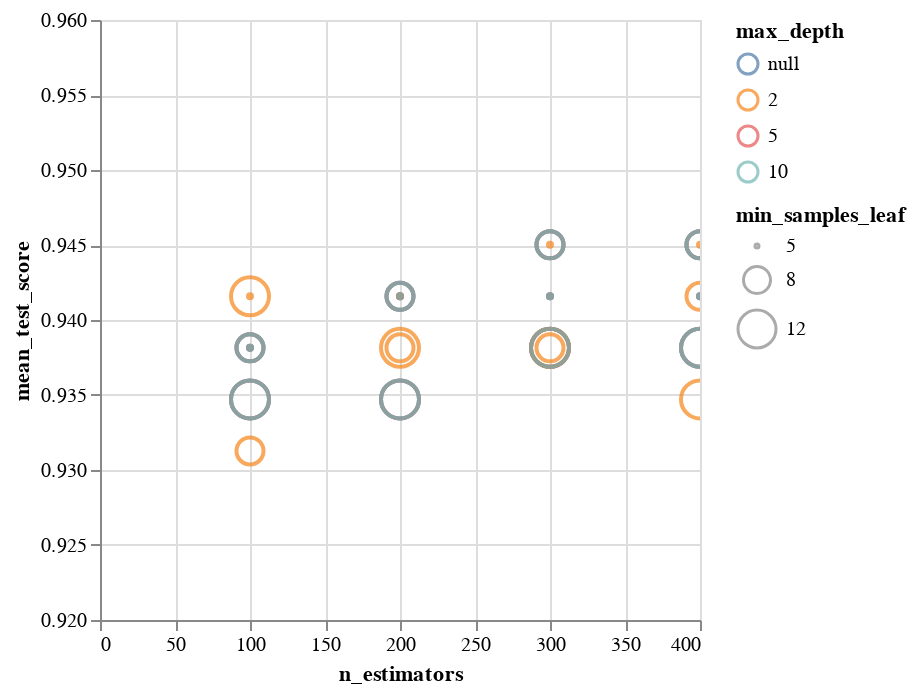

The cell this chart's notebook holds for it:
### Code cell
scoresdf = pd.DataFrame(RndF_.cv_results_['params'])
scoresdf['mean_test_score'] = RndF_.cv_results_['mean_test_score']

alt.Chart(scoresdf).mark_point().encode(
    alt.Y('mean_test_score', scale=alt.Scale(domain=[0.92, 0.96])),
    alt.X('n_estimators'),
    alt.Color('max_depth:N'),
    alt.Size('min_samples_leaf:O'),
    tooltip = ['mean_test_score']
).interactive()

### Figure 1 — Vega-Lite specification as saved in the notebook (floating-point values rounded to 4 significant figures)
{"config": {"view": {"continuousWidth": 300, "continuousHeight": 300}}, "data": {"name": "data-22ad66e309bd0e476b8089c55602866c"}, "mark": {"type": "point"}, "encoding": {"color": {"field": "max_depth", "type": "nominal"}, "size": {"field": "min_samples_leaf", "type": "ordinal"}, "tooltip": [{"field": "mean_test_score", "type": "quantitative"}], "x": {"field": "n_estimators", "type": "quantitative"}, "y": {"field": "mean_test_score", "scale": {"domain": [0.92, 0.96]}, "type": "quantitative"}}, "params": [{"name": "param_101", "select": {"type": "interval", "encodings": ["x", "y"]}, "bind": "scales"}], "$schema": "https://vega.github.io/schema/vega-lite/v5.17.0.json", "datasets": {"data-22ad66e309bd0e476b8089c55602866c": [{"max_depth": null, "min_samples_leaf": 5, "n_estimators": 100, "random_state": 50, "mean_test_score": 0.9381}, {"max_depth": null, "min_samples_leaf": 5, "n_estimators": 200, "random_state": 50, "mean_test_score": 0.9416}, {"max_depth": null, "min_samples_leaf": 5, "n_estimators": 300, "random_state": 50, "mean_test_score": 0.9416}, {"max_depth": null, "min_samples_leaf": 5, "n_estimators": 400, "random_state": 50, "mean_test_score": 0.9416}, {"max_depth": null, "min_samples_leaf": 8, "n_estimators": 100, "random_state": 50, "mean_test_score": 0.9381}, {"max_depth": null, "min_samples_leaf": 8, "n_estimators": 200, "random_state": 50, "mean_test_score": 0.9416}, {"max_depth": null, "min_samples_leaf": 8, "n_estimators": 300, "random_state": 50, "mean_test_score": 0.945}, {"max_depth": null, "min_samples_leaf": 8, "n_estimators": 400, "random_state": 50, "mean_test_score": 0.945}, {"max_depth": null, "min_samples_leaf": 12, "n_estimators": 100, "random_state": 50, "mean_test_score": 0.9347}, {"max_depth": null, "min_samples_leaf": 12, "n_estimators": 200, "random_state": 50, "mean_test_score": 0.9347}, {"max_depth": null, "min_samples_leaf": 12, "n_estimators": 300, "random_state": 50, "mean_test_score": 0.9381}, {"max_depth": null, "min_samples_leaf": 12, "n_estimators": 400, "random_state": 50, "mean_test_score": 0.9381}, {"max_depth": 2.0, "min_samples_leaf": 5, "n_estimators": 100, "random_state": 50, "mean_test_score": 0.9416}, {"max_depth": 2.0, "min_samples_leaf": 5, "n_estimators": 200, "random_state": 50, "mean_test_score": 0.9416}, {"max_depth": 2.0, "min_samples_leaf": 5, "n_estimators": 300, "random_state": 50, "mean_test_score": 0.945}, {"max_depth": 2.0, "min_samples_leaf": 5, "n_estimators": 400, "random_state": 50, "mean_test_score": 0.945}, {"max_depth": 2.0, "min_samples_leaf": 8, "n_estimators": 100, "random_state": 50, "mean_test_score": 0.9313}, {"max_depth": 2.0, "min_samples_leaf": 8, "n_estimators": 200, "random_state": 50, "mean_test_score": 0.9381}, {"max_depth": 2.0, "min_samples_leaf": 8, "n_estimators": 300, "random_state": 50, "mean_test_score": 0.9381}, {"max_depth": 2.0, "min_samples_leaf": 8, "n_estimators": 400, "random_state": 50, "mean_test_score": 0.9416}, {"max_depth": 2.0, "min_samples_leaf": 12, "n_estimators": 100, "random_state": 50, "mean_test_score": 0.9416}, {"max_depth": 2.0, "min_samples_leaf": 12, "n_estimators": 200, "random_state": 50, "mean_test_score": 0.9381}, {"max_depth": 2.0, "min_samples_leaf": 12, "n_estimators": 300, "random_state": 50, "mean_test_score": 0.9381}, {"max_depth": 2.0, "min_samples_leaf": 12, "n_estimators": 400, "random_state": 50, "mean_test_score": 0.9347}, {"max_depth": 5.0, "min_samples_leaf": 5, "n_estimators": 100, "random_state": 50, "mean_test_score": 0.9381}, {"max_depth": 5.0, "min_samples_leaf": 5, "n_estimators": 200, "random_state": 50, "mean_test_score": 0.9416}, {"max_depth": 5.0, "min_samples_leaf": 5, "n_estimators": 300, "random_state": 50, "mean_test_score": 0.9416}, {"max_depth": 5.0, "min_samples_leaf": 5, "n_estimators": 400, "random_state": 50, "mean_test_score": 0.9416}, {"max_depth": 5.0, "min_samples_leaf": 8, "n_estimators": 100, "random_state": 50, "mean_test_score": 0.9381}, {"max_depth": 5.0, "min_samples_leaf": 8, "n_estimators": 200, "random_state": 50, "mean_test_score": 0.9416}, {"max_depth": 5.0, "min_samples_leaf": 8, "n_estimators": 300, "random_state": 50, "mean_test_score": 0.945}, {"max_depth": 5.0, "min_samples_leaf": 8, "n_estimators": 400, "random_state": 50, "mean_test_score": 0.945}, {"max_depth": 5.0, "min_samples_leaf": 12, "n_estimators": 100, "random_state": 50, "mean_test_score": 0.9347}, {"max_depth": 5.0, "min_samples_leaf": 12, "n_estimators": 200, "random_state": 50, "mean_test_score": 0.9347}, {"max_depth": 5.0, "min_samples_leaf": 12, "n_estimators": 300, "random_state": 50, "mean_test_score": 0.9381}, {"max_depth": 5.0, "min_samples_leaf": 12, "n_estimators": 400, "random_state": 50, "mean_test_score": 0.9381}, {"max_depth": 10.0, "min_samples_leaf": 5, "n_estimators": 100, "random_state": 50, "mean_test_score": 0.9381}, {"max_depth": 10.0, "min_samples_leaf": 5, "n_estimators": 200, "random_state": 50, "mean_test_score": 0.9416}, {"max_depth": 10.0, "min_samples_leaf": 5, "n_estimators": 300, "random_state": 50, "mean_test_score": 0.9416}, {"max_depth": 10.0, "min_samples_leaf": 5, "n_estimators": 400, "random_state": 50, "mean_test_score": 0.9416}, {"max_depth": 10.0, "min_samples_leaf": 8, "n_estimators": 100, "random_state": 50, "mean_test_score": 0.9381}, {"max_depth": 10.0, "min_samples_leaf": 8, "n_estimators": 200, "random_state": 50, "mean_test_score": 0.9416}, {"max_depth": 10.0, "min_samples_leaf": 8, "n_estimators": 300, "random_state": 50, "mean_test_score": 0.945}, {"max_depth": 10.0, "min_samples_leaf": 8, "n_estimators": 400, "random_state": 50, "mean_test_score": 0.945}, {"max_depth": 10.0, "min_samples_leaf": 12, "n_estimators": 100, "random_state": 50, "mean_test_score": 0.9347}, {"max_depth": 10.0, "min_samples_leaf": 12, "n_estimators": 200, "random_state": 50, "mean_test_score": 0.9347}, {"max_depth": 10.0, "min_samples_leaf": 12, "n_estimators": 300, "random_state": 50, "mean_test_score": 0.9381}, {"max_depth": 10.0, "min_samples_leaf": 12, "n_estimators": 400, "random_state": 50, "mean_test_score": 0.9381}]}}
